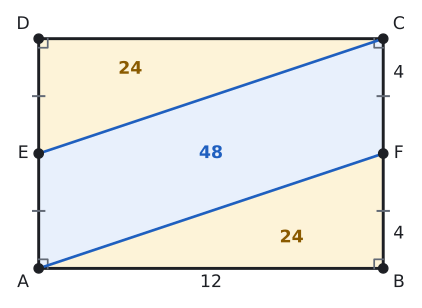

Recreate this plot in Python.
import sys; sys.path.insert(0, "tools")
from cizim import *

P = lambda x, y: np.array([float(x), float(y)])
uz = lambda U, V: round(float(np.linalg.norm(U - V)), 4)
def acisi(K, U, V):
    u, v = U - K, V - K
    return round(float(np.degrees(np.arccos(np.dot(u, v) / np.linalg.norm(u) / np.linalg.norm(v)))), 3)
def birim(U, V):
    t = (V - U) / np.linalg.norm(V - U); return t, np.array([-t[1], t[0]])
def ayak(Q, U, V):
    t, _ = birim(U, V); return U + np.dot(Q - U, t) * t
def yansit(Q, U, V):
    return 2 * ayak(Q, U, V) - Q
def kesisim(U1, V1, U2, V2):
    M = np.array([V1 - U1, U2 - V2]).T; s = np.linalg.solve(M, U2 - U1); return U1 + s[0] * (V1 - U1)
def cetik(U, V, n=1, renk=SOLUK, f=0.5):
    M = U + f * (V - U); t, m = birim(U, V)
    for i in range(n):
        c = M + (i - (n - 1) / 2) * 0.2 * S * t
        ax.plot(*zip(c - 0.22 * S * m, c + 0.22 * S * m), color=renk, lw=1.5)
def olcu(U, V, metin, d=0.5, renk=YAZI, fs=13, f=0.5):
    """[UV] üzerinde f oranındaki noktaya, U->V yönünün soluna d*S uzağa yazı (d < 0: sağına)."""
    M = U + f * (V - U); _, m = birim(U, V)
    ax.text(*(M + d * S * m), metin, ha="center", va="center", color=renk, fontsize=fs)
def dik_isareti(K, U, V, r=0.4):
    a_ = (U - K) / np.linalg.norm(U - K) * r * S; b_ = (V - K) / np.linalg.norm(V - K) * r * S
    ax.plot(*zip(K + a_, K + a_ + b_, K + b_), color=SOLUK, lw=1.3)
def harf(Q, metin, dx, dy, renk=YAZI, fs=13):
    ax.text(Q[0] + dx * S, Q[1] + dy * S, metin, ha="center", va="center", color=renk, fontsize=fs)
def cizgi(U, V, renk=YAZI, lw=2.2, ls="-"):
    ax.plot(*zip(U, V), color=renk, lw=lw, ls=ls)
def boya(noktalar, renk):
    ax.add_patch(patches.Polygon(noktalar, closed=True, facecolor=renk, edgecolor="none"))
def yay(K, U, V, r=0.8, renk=MAVI, n=1):
    for i in range(n): aci(ax, K, U, V, r=(r + 0.18 * i) * S, renk=renk)
def yay_yazi(K, U, V, metin, d=1.4, renk=MAVI, fs=12):
    """K köşesindeki U-K-V açısının ortasından d*S uzağa yazı."""
    u = (U - K) / np.linalg.norm(U - K); v = (V - K) / np.linalg.norm(V - K); o = (u + v) / np.linalg.norm(u + v)
    ax.text(*(K + d * S * o), metin, ha="center", va="center", color=renk, fontsize=fs)
def basla(xmin, xmax, ymin, ymax, en=5.5):
    global fig, ax
    fig, ax = sekil(en, en * (ymax - ymin) / (xmax - xmin))
    ax.set_aspect("equal"); ax.axis("off"); ax.set_xlim(xmin, xmax); ax.set_ylim(ymin, ymax)
def dortgen(A, B, C, D, dolgu=None):
    if dolgu: boya([A, B, C, D], dolgu)
    ax.plot(*zip(A, B, C, D, A), color=YAZI)
    for Q in (A, B, C, D): nokta(ax, *Q, "")
def koseler(A, B, C, D, d=0.55):
    O = (A + B + C + D) / 4
    for Q, ad in ((A, "A"), (B, "B"), (C, "C"), (D, "D")):
        y = (Q - O) / np.linalg.norm(Q - O); harf(Q, ad, d * np.sign(y[0]) * 1.1, d * np.sign(y[1]))
def dikdortgen(a, b):
    """A orijinde, [AB] yatay: A, B, C, D."""
    return P(0, 0), P(a, 0), P(a, b), P(0, b)
def dik_koseler(A, B, C, D, r=0.4):
    dik_isareti(A, B, D, r); dik_isareti(B, C, A, r); dik_isareti(C, D, B, r); dik_isareti(D, A, C, r)
def cerceve(noktalar, kenar=1.2):
    xs = [q[0] for q in noktalar]; ys = [q[1] for q in noktalar]
    return min(xs) - kenar * S, max(xs) + kenar * S, min(ys) - kenar * S, max(ys) + kenar * S
def alan(noktalar, metin, renk=YAZI, dx=0, dy=0, fs=13):
    """Çokgenin köşelerinin ortalamasına kalın yazı."""
    O = sum(noktalar) / len(noktalar)
    ax.text(O[0] + dx * S, O[1] + dy * S, metin, ha="center", va="center", color=renk, fontsize=fs, fontweight="bold")
def alan_hesap(*Q):
    return round(abs(sum(Q[i][0] * Q[(i + 1) % len(Q)][1] - Q[(i + 1) % len(Q)][0] * Q[i][1] for i in range(len(Q)))) / 2, 4)

# Örnek 5: |AB| = 12, |BC| = 8; E, [AD]'nin; F, [BC]'nin orta noktası. A(ABF) = A(EDC) = 24, A(AFCE) = 48.
A, B, C, D = dikdortgen(12, 8); E = (A + D) / 2; F = (B + C) / 2
S = 0.9
print("ABF", alan_hesap(A, B, F), "EDC", alan_hesap(E, D, C), "AFCE", alan_hesap(A, F, C, E))
basla(*cerceve([A, B, C, D], 1.2), en=5.5)
boya([A, F, C, E], MAVI_ACIK); boya([A, B, F], SARI_ACIK); boya([E, C, D], SARI_ACIK)
dortgen(A, B, C, D); koseler(A, B, C, D); dik_koseler(A, B, C, D, 0.35)
cizgi(A, F, MAVI, 2.0); cizgi(E, C, MAVI, 2.0)
for Q, ad, dx in ((E, "E", -0.6), (F, "F", 0.6)): nokta(ax, *Q, ""); harf(Q, ad, dx, 0)
cetik(A, E, 1); cetik(E, D, 1); cetik(B, F, 1); cetik(F, C, 1)
olcu(A, B, "12", -0.55); olcu(B, F, "4", -0.6, f=0.3); olcu(F, C, "4", -0.6, f=0.7)
alan([A, B, F], "24", SARI, 0.9, -0.3); alan([E, C, D], "24", SARI, -0.9, 0.3); alan([A, F, C, E], "48", MAVI)
kaydet(fig, __file__)
